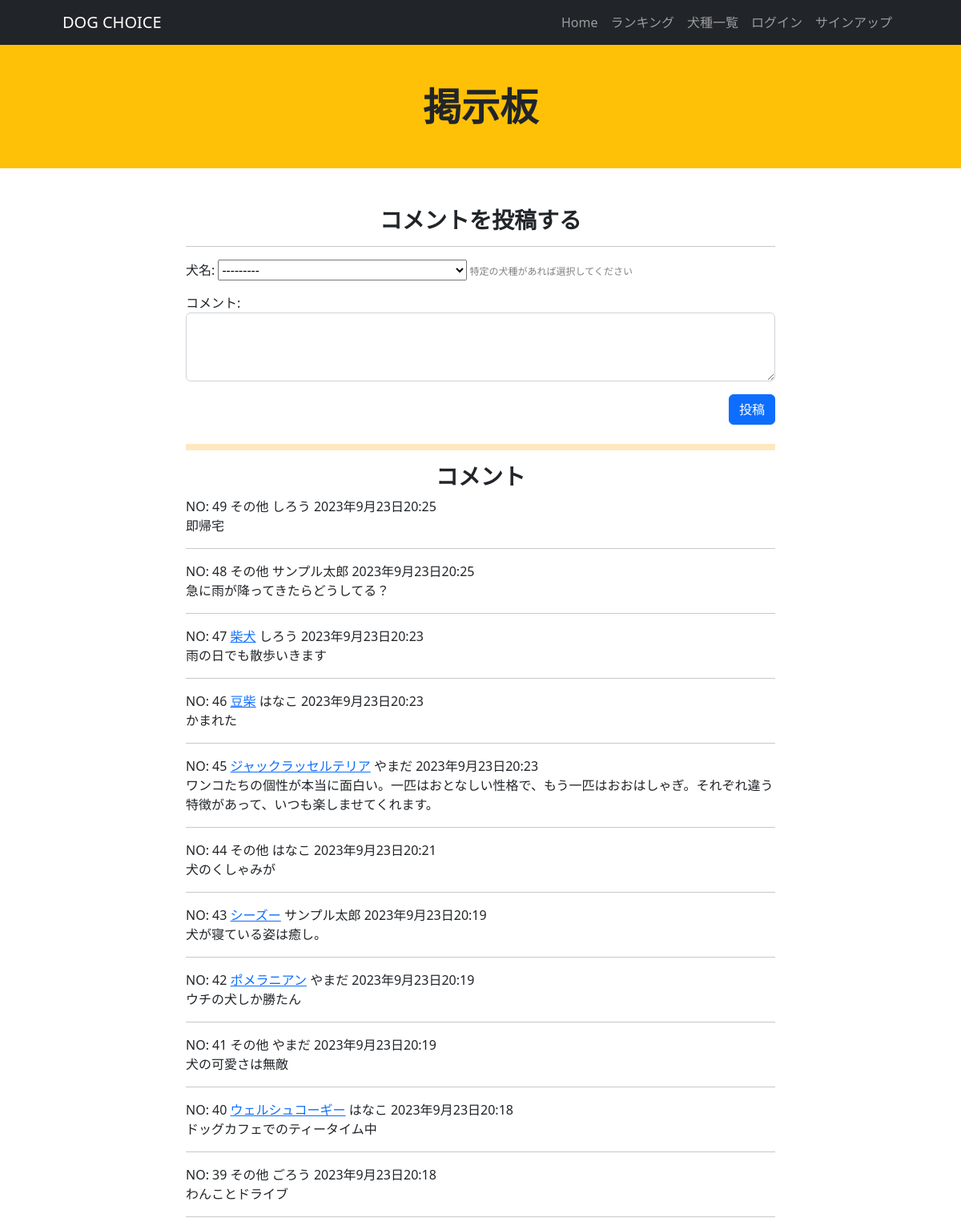
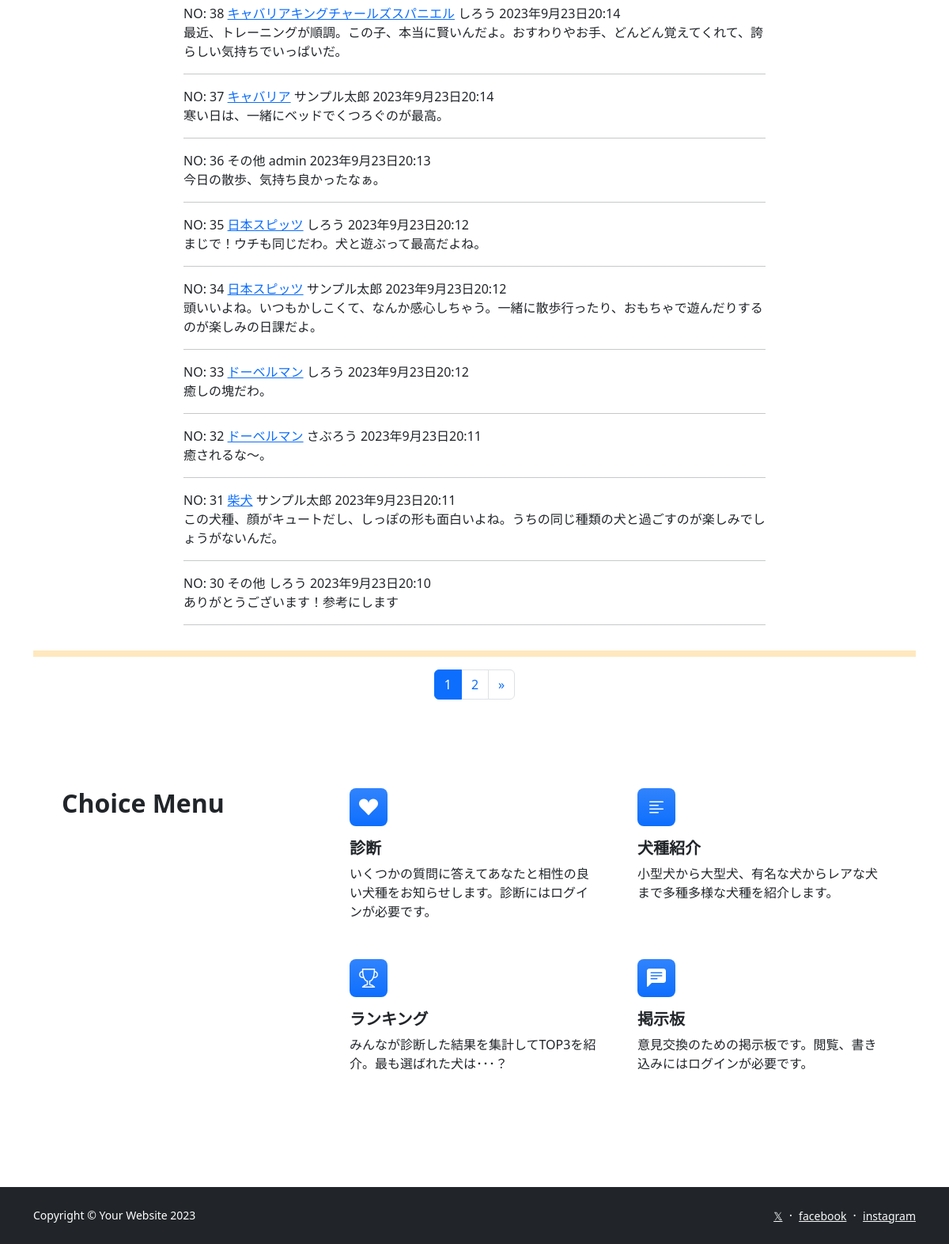
/comment/, run on the app's committed database (2 pictures, top to bottom).
### dogapp/models.py (models this page shows, shortened)
class Comment(models.Model):
    category = models.ForeignKey(Dogs, on_delete=models.CASCADE, verbose_name='犬名', related_name='comments', null=True, blank=True)
    user = models.ForeignKey(CustomUser, verbose_name='ユーザー', on_delete=models.CASCADE)
    comment_text = models.TextField(verbose_name='コメント')
    post_date = models.DateTimeField(auto_now_add=True)

class Dogs(models.Model):
    dog_name = models.CharField(verbose_name='犬名', max_length=200)
    image = models.ImageField(verbose_name='イメージ', upload_to='photos')
    comment = models.TextField(verbose_name='コメント',)
    def __str__(self):
        return self.dog_name

### accounts/models.py (models this page shows)
class CustomUser(AbstractUser):
    pass

### dogapp/views.py (the view, shortened to what this page needs)
# urls.py: path('comment/', views.CommentListView.as_view(), name='comment'),
class CommentListView(ListView):
    model = Comment
    template_name = 'comment.html'
    context_object_name = 'comments'
    ordering = ['-post_date']
    form_class = CommentForm
    paginate_by = 20
    def get_context_data(self, **kwargs):
        context = super().get_context_data(**kwargs)
        context['form'] = self.form_class()
        return context

### dogapp/forms.py
class CommentForm(ModelForm):
    class Meta:
        model = Comment
        fields = ['category', 'comment_text']
        widgets = {
            'category': forms.Select(attrs={'required': False}),
        }

### dogapp/templates/comment.html (shortened to what this page needs)
{% extends 'base.html' %}
{% load static %}
{% block header %}
<header class="bg-warning py-0">
    <div class="container px-5">
        <div class="row gx-5 align-items-center justify-content-center">
            <div class="col-lg-8 col-xl-7 col-xxl-6 text-center">
                <div class="my-5">
                    <h1 class="display-5 fw-bolder text-dark mb-2">掲示板</h1>
                </div>
            </div>
        </div>
    </div>
</header>
{% endblock %}
{% block contents %}
<div class="container mt-5">
    <div class="row justify-content-center">
        <div class="col-lg-8">
            <h3 class="display-7 fw-bolder text-dark mb-2 text-center">コメントを投稿する</h3>
            <hr>
            <form method="post" class="mb-4">
                <div class="mb-3">
                    {{ form.category.label_tag }}
                    {{ form.category }}<span class="small-text"> 特定の犬種があれば選択してください</span>
                </div>
                <div class="mb-3">
                    {{ form.comment_text.label_tag }}
                    <textarea name="comment_text" rows="3" class="form-control"></textarea>
                </div>
                <div class="mb-3">
                    <div class="d-flex justify-content-end">
                        <button type="submit" class="btn btn-primary">投稿</button>
                    </div>
                </div>
            </form>
            <hr style="border: 4px solid orange;">
            <h3 class="display-7 fw-bolder text-dark mb-2 text-center">コメント</h3>
            <div class="comment-list">
                {% for comment in comments %}
                <div class="comment-box">
                    <div class="comment-header">
                        <span class="comment-id">NO: {{ comment.id }}</span>
                        {% if comment.category %}
                        <a href="{% url 'dogapp:dog_detail' comment.category_id %}">{{ comment.category }}</a>
                        {% else %}
                        その他
                        {% endif %}
                        <span class="comment-user">{{ comment.user }}</span>
                        <span class="comment-date">{{ comment.post_date }}</span>
                    </div>
                    <div class="comment-text">
                        <p class="comment-text-large">
                          {{ comment.comment_text }}
                        </p>
                        <hr>
                    </div>
                </div>
                {% empty %}
                <p>まだコメントはありません。</p>
                {% endfor %}
            </div>
        </div>
    </div>
    <hr style="border: 4px solid orange;">
    {% include 'pagination.html' %}
</div>
{% endblock %}

### data on the page
Comment: id "49", shows "その他", user "しろう", post_date "2023年9月23日20:25", comment_text "即帰宅"
Comment: id "48", shows "その他", user "サンプル太郎", post_date "2023年9月23日20:25", comment_text "急に雨が降ってきたらどうしてる？"
Comment: id "47", category "柴犬", user "しろう", post_date "2023年9月23日20:23", comment_text "雨の日でも散歩いきます"
Comment: id "46", category "豆柴", user "はなこ", post_date "2023年9月23日20:23", comment_text "かまれた"
Comment: id "45", category "ジャックラッセルテリア", user "やまだ", post_date "2023年9月23日20:23", comment_text "ワンコたちの個性が本当に面白い。一匹はおとなしい性格で、もう一匹はおおはしゃぎ。それぞれ違う特徴があって、いつも楽しませてくれます。"
Comment: id "44", shows "その他", user "はなこ", post_date "2023年9月23日20:21", comment_text "犬のくしゃみが"
Comment: id "43", category "シーズー", user "サンプル太郎", post_date "2023年9月23日20:19", comment_text "犬が寝ている姿は癒し。"
Comment: id "42", category "ポメラニアン", user "やまだ", post_date "2023年9月23日20:19", comment_text "ウチの犬しか勝たん"
Comment: id "41", shows "その他", user "やまだ", post_date "2023年9月23日20:19", comment_text "犬の可愛さは無敵"
Comment: id "40", category "ウェルシュコーギー", user "はなこ", post_date "2023年9月23日20:18", comment_text "ドッグカフェでのティータイム中"
Comment: id "39", shows "その他", user "ごろう", post_date "2023年9月23日20:18", comment_text "わんことドライブ"
Comment: id "38", category "キャバリアキングチャールズスパニエル", user "しろう", post_date "2023年9月23日20:14", comment_text "最近、トレーニングが順調。この子、本当に賢いんだよ。おすわりやお手、どんどん覚えてくれて、誇らしい気持ちでいっぱいだ。"
Comment: id "37", category "キャバリア", user "サンプル太郎", post_date "2023年9月23日20:14", comment_text "寒い日は、一緒にベッドでくつろぐのが最高。"
Comment: id "36", shows "その他", user "admin", post_date "2023年9月23日20:13", comment_text "今日の散歩、気持ち良かったなぁ。"
Comment: id "35", category "日本スピッツ", user "しろう", post_date "2023年9月23日20:12", comment_text "まじで！ウチも同じだわ。犬と遊ぶって最高だよね。"
Comment: id "34", category "日本スピッツ", user "サンプル太郎", post_date "2023年9月23日20:12", comment_text "頭いいよね。いつもかしこくて、なんか感心しちゃう。一緒に散歩行ったり、おもちゃで遊んだりするのが楽しみの日課だよ。"
Comment: id "33", category "ドーベルマン", user "しろう", post_date "2023年9月23日20:12", comment_text "癒しの塊だわ。"
Comment: id "32", category "ドーベルマン", user "さぶろう", post_date "2023年9月23日20:11", comment_text "癒されるな〜。"
Comment: id "31", category "柴犬", user "サンプル太郎", post_date "2023年9月23日20:11", comment_text "この犬種、顔がキュートだし、しっぽの形も面白いよね。うちの同じ種類の犬と過ごすのが楽しみでしょうがないんだ。"
Comment: id "30", shows "その他", user "しろう", post_date "2023年9月23日20:10", comment_text "ありがとうございます！参考にします"

### other printed values
{{ num }} "1"
{{ num }} "2"
